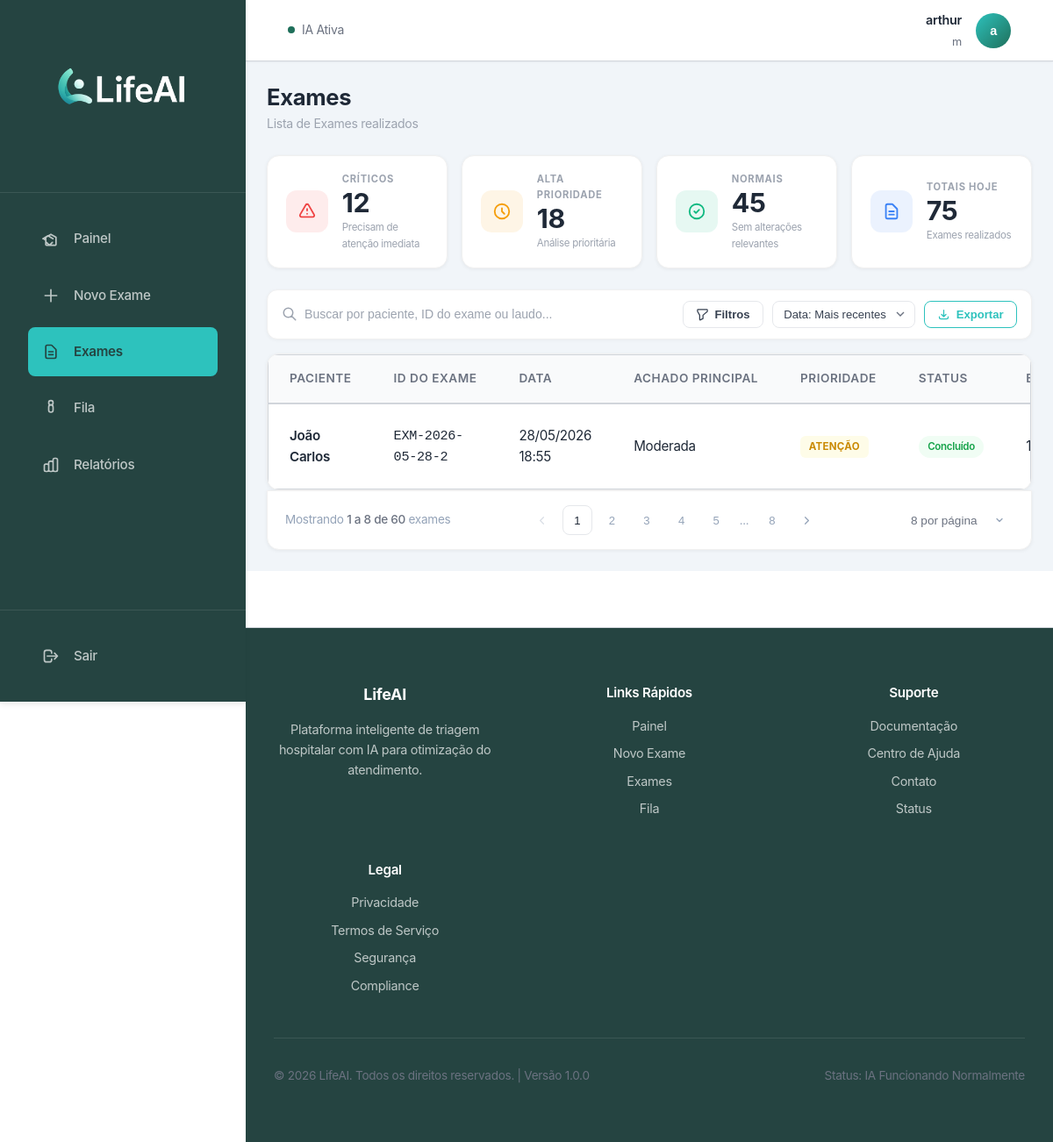
The app's page /exames (signed in) with its own data.
### database.py (models this page shows, shortened)
class Usuario(db.Model):
    __tablename__ = 'usuarios'
    id = db.Column(db.Integer, primary_key=True)
    email = db.Column(db.String(120), unique=True, nullable=False)
    nome = db.Column(db.String(120), nullable=False)
    cpf = db.Column(db.String(14), unique=True, nullable=False)
    crm = db.Column(db.String(20), nullable=False)
    hospital = db.Column(db.String(120), nullable=False)
    senha = db.Column(db.String(255), nullable=False)
    data_criacao = db.Column(db.DateTime, default=datetime.utcnow)
    exames = db.relationship('Exame', backref='usuario', lazy=True, cascade='all, delete-orphan')

class Exame(db.Model):
    __tablename__ = 'exames'
    id = db.Column(db.Integer, primary_key=True)
    usuario_id = db.Column(db.Integer, db.ForeignKey('usuarios.id'), nullable=False)
    nome_paciente = db.Column(db.String(120), nullable=False)
    cpf_paciente = db.Column(db.String(14), nullable=False)
    data_nascimento = db.Column(db.String(10), nullable=False)
    sexo = db.Column(db.String(1), nullable=False)
    hospital = db.Column(db.String(120), nullable=False)
    sintomas = db.Column(db.Text, nullable=True)
    observacoes = db.Column(db.Text, nullable=True)
    caminho_imagem = db.Column(db.String(255), nullable=False)
    nome_arquivo_original = db.Column(db.String(120), nullable=False)
    doenca_identificada = db.Column(db.String(120), nullable=True)
    probabilidade = db.Column(db.Float, nullable=True)
    gravidade = db.Column(db.String(20), nullable=True)
    confianca = db.Column(db.Float, nullable=True)
    recomendacao = db.Column(db.Text, nullable=True)
    resultado_json = db.Column(db.JSON, nullable=True)  # Armazena todos os resultados
    data_registro = db.Column(db.DateTime, default=datetime.utcnow)
    prioridade = db.Column(db.String(20), default='NORMAL')
    status = db.Column(db.String(20), default='PENDENTE')  # PENDENTE, ANALISADO, CONCLUÍDO

### app.py (the view)
    def decorator(*args, **kwargs):
        if 'usuario_id' not in session:
            return redirect(url_for('pagina_login'))
        return f(*args, **kwargs)

### app.py (called while the page is built)
def login_requerido(f):
    def decorator(*args, **kwargs):
        if 'usuario_id' not in session:
            return redirect(url_for('pagina_login'))
        return f(*args, **kwargs)
    decorator.__name__ = f.__name__
    return decorator

def obter_usuario_atual():
    if 'usuario_id' in session:
        return Usuario.query.get(session['usuario_id'])
    return None

@app.route('/exames')
@login_requerido
def lista_exames():
    usuario = obter_usuario_atual()
    exames = Exame.query.filter_by(usuario_id=usuario.id).order_by(Exame.data_registro.desc()).all()
    contexto = {
        'usuario': usuario.nome,
        'hospital': usuario.hospital,
        'exames': exames,
        'total_exames': len(exames),
    }
    return render_template('exames.html', **contexto)

### templates/exames.html (shortened to what this page needs)
<!DOCTYPE html>
<html lang="pt-BR">
<head>
    <link rel="stylesheet" href="{{ url_for('static', filename='css/estilo.css') }}">
    <link rel="stylesheet" href="{{ url_for('static', filename='css/estilo-paginas.css') }}">
    <link rel="stylesheet" href="{{ url_for('static', filename='css/estilo-utilitarios.css') }}">
    <link rel="stylesheet" href="{{ url_for('static', filename='css/estilo-dashboard.css') }}">
</head>
<body class="pagina-aplicacao">
    {% include 'partials/barra_lateral.html' %}
    <div class="area-conteudo">
        {% include 'partials/barra_superior.html' %}
        <main class="conteudo-principal">
            <div class="ex-titulo">
                <h1 class="ex-h1">Exames</h1>
                <p class="ex-sub">Lista de Exames realizados</p>
            </div>
            <div class="ex-stats">
                <div class="ex-stat-card ex-stat-red">
                    <div class="ex-stat-icon">
                        <svg fill="none" stroke="currentColor" viewBox="0 0 24 24">
                            <path stroke-linecap="round" stroke-linejoin="round" stroke-width="2"
                                d="M12 9v2m0 4h.01m-6.938 4h13.856c1.54 0 2.502-1.667 1.732-3L13.732 4c-.77-1.333-2.694-1.333-3.464 0L3.34 16c-.77 1.333.192 3 1.732 3z"/>
                        </svg>
                    </div>
                    <div class="ex-stat-body">
                        <span class="ex-stat-label">Críticos</span>
                        <span class="ex-stat-value">12</span>
                        <span class="ex-stat-desc">Precisam de atenção imediata</span>
                    </div>
                </div>
                <div class="ex-stat-card ex-stat-amber">
                    <div class="ex-stat-icon">
                        <svg fill="none" stroke="currentColor" viewBox="0 0 24 24">
                            <path stroke-linecap="round" stroke-linejoin="round" stroke-width="2"
                                d="M12 8v4l3 3m6-3a9 9 0 11-18 0 9 9 0 0118 0z"/>
                        </svg>
                    </div>
                    <div class="ex-stat-body">
                        <span class="ex-stat-label">Alta Prioridade</span>
                        <span class="ex-stat-value">18</span>
                        <span class="ex-stat-desc">Análise prioritária</span>
                    </div>
                </div>
                <div class="ex-stat-card ex-stat-green">
                    <div class="ex-stat-icon">
                        <svg fill="none" stroke="currentColor" viewBox="0 0 24 24">
                            <path stroke-linecap="round" stroke-linejoin="round" stroke-width="2"
                                d="M9 12l2 2 4-4m6 2a9 9 0 11-18 0 9 9 0 0118 0z"/>
                        </svg>
                    </div>
                    <div class="ex-stat-body">
                        <span class="ex-stat-label">Normais</span>
                        <span class="ex-stat-value">45</span>
                        <span class="ex-stat-desc">Sem alterações relevantes</span>
                    </div>
                </div>
                <div class="ex-stat-card ex-stat-blue">
                    <div class="ex-stat-icon">
                        <svg fill="none" stroke="currentColor" viewBox="0 0 24 24">
                            <path stroke-linecap="round" stroke-linejoin="round" stroke-width="2"
                                d="M9 12h6m-6 4h6m2 5H7a2 2 0 01-2-2V5a2 2 0 012-2h5.586a1 1 0 01.707.293l5.414 5.414a1 1 0 01.293.707V19a2 2 0 01-2 2z"/>
                        </svg>
                    </div>
                    <div class="ex-stat-body">
                        <span class="ex-stat-label">Totais Hoje</span>
                        <span class="ex-stat-value">75</span>
                        <span class="ex-stat-desc">Exames realizados</span>
                    </div>
                </div>
            </div>
            <div class="ex-toolbar">
                <div class="ex-search">
                    <svg viewBox="0 0 24 24" fill="none" stroke="currentColor">
                        <path stroke-linecap="round" stroke-linejoin="round" stroke-width="2"
                            d="M21 21l-6-6m2-5a7 7 0 11-14 0 7 7 0 0114 0z"/>
                    </svg>
                    <input type="text" id="buscarExame" placeholder="Buscar por paciente, ID do exame ou laudo...">
                </div>
                <div class="ex-toolbar-right">
                    <button class="ex-btn-filtro" id="btnFiltros">
                        <svg viewBox="0 0 24 24" fill="none" stroke="currentColor">
                            <path stroke-linecap="round" stroke-linejoin="round" stroke-width="2"
                                d="M3 4a1 1 0 011-1h16a1 1 0 011 1v2a1 1 0 01-.293.707L13 13.414V19a1 1 0 01-.553.894l-4 2A1 1 0 017 21v-7.586L3.293 6.707A1 1 0 013 6V4z"/>
                        </svg>
                        Filtros
                    </button>
                    <div class="ex-select-wrap">
                        <select id="filtroOrdem" class="ex-select">
                            <option>Data: Mais recentes</option>
                        </select>
                    </div>
                    <button class="ex-btn-export" id="btnExportar">
                        <svg viewBox="0 0 24 24" fill="none" stroke="currentColor">
                            <path stroke-linecap="round" stroke-linejoin="round" stroke-width="2"
                                d="M4 16v1a3 3 0 003 3h10a3 3 0 003-3v-1m-4-4l-4 4m0 0l-4-4m4 4V4"/>
                        </svg>
                        Exportar
                    </button>
                </div>
            </div>
            <div class="ex-table-wrap">
                <table class="ex-table">
                    <thead>
                        <tr>
                            <th>Paciente</th>
                            <th>ID do Exame</th>
                            <th>Data</th>
                            <th>Achado Principal</th>
                            <th>Prioridade</th>
                            <th>Status</th>
                            <th>Enviado em</th>
                        </tr>
                    </thead>
                    <tbody id="corpoTabela">
                        {% if exames %}
                            {% for exame in exames %}
                            <tr class="ex-row">
                                <td class="ex-td-paciente">{{ exame.nome_paciente }}</td>
                                <td class="ex-td-id">EXM-{{ exame.data_registro.strftime('%Y-%m-%d') }}-{{ exame.id }}</td>
                                <td>{{ exame.data_registro.strftime('%d/%m/%Y %H:%M') }}</td>
                                <td>{{ exame.gravidade or '—' }}</td>
                                <td>
                                    <span class="ex-badge
                                        {% if exame.prioridade == 'CRÍTICO' %}ex-badge-critica
                                        {% elif exame.prioridade == 'URGENTE' %}ex-badge-alta
                                        {% elif exame.prioridade == 'ATENÇÃO' %}ex-badge-media
                                        {% else %}ex-badge-baixa{% endif %}">
                                        {{ exame.prioridade or 'NORMAL' }}
                                    </span>
                                </td>
                                <td><span class="ex-status ex-status-concluido">Concluído</span></td>
                                <td>{{ exame.data_registro.strftime('%H:%M') }}</td>
                            </tr>
                            {% endfor %}
                        {% endif %}
                    </tbody>
                </table>
            </div>
                <div class="ex-paginacao" style="margin-top: 0; border-radius: 0 0 14px 14px; border: 1px solid #f0f0f0; border-top: 1px solid #f0f0f0; box-shadow: 0 1px 4px rgba(0,0,0,.06);">
                    <span class="ex-pag-info" style="font-size: 0.85rem;">Mostrando <strong style="color:#6b7280; font-weight:500;">1 a 8 de 60</strong> exames</span>
                    <div class="ex-pag-controles">
                        <button class="ex-pag-btn" disabled><svg viewBox="0 0 24 24"><polyline points="15 18 9 12 15 6" stroke-linecap="round" stroke-linejoin="round" stroke-width="2"/></svg></button>
                        <button class="ex-pag-btn ex-pag-btn-ativo" style="background:#fff; color:#1f2937; border-color:#e5e7eb;">1</button>
                        <button class="ex-pag-btn">2</button>
                        <button class="ex-pag-btn">3</button>
                        <button class="ex-pag-btn">4</button>
                        <button class="ex-pag-btn">5</button>
                        <span class="ex-pag-ellipsis">...</span>
                        <button class="ex-pag-btn">8</button>
                        <button class="ex-pag-btn"><svg viewBox="0 0 24 24"><polyline points="9 18 15 12 9 6" stroke-linecap="round" stroke-linejoin="round" stroke-width="2"/></svg></button>
                    </div>
                    <div class="ex-pag-porpagina">
                        <select class="ex-pag-select" style="padding: 0.4rem 2rem 0.4rem 0.8rem; font-size: 0.85rem; color: #6b7280; font-weight: 500; background-color: #fff;">
                            <option value="8" selected>8 por página</option>
                        </select>
                    </div>
                </div>
        </main>
        {% include 'partials/rodape.html' %}
    </div>
</body>
</html>

### templates/partials/barra_superior.html (shortened to what this page needs)
<header class="barra-superior">
    <div class="container-barra-superior">
        <div class="secao-esquerda-barra">
            <div class="indicador-status">
                <div class="ponto-status ativo"></div>
                <span class="texto-status">IA Ativa</span>
            </div>
        </div>
        <div class="secao-direita-barra">
            <div class="info-usuario">
                <div class="detalhes-usuario">
                    <div class="nome-usuario">{{ usuario }}</div>
                    <div class="hospital-usuario">{{ hospital }}</div>
                </div>
                <button class="avatar-usuario" id="btnPerfil" aria-label="Menu do perfil">
                    <div class="iniciais-avatar">
                        {% if usuario %}
                            {{ usuario.split()[0][0] }}{{ usuario.split()[-1][0] if usuario.split()|length > 1 else '' }}
                        {% endif %}
                    </div>
                </button>
            </div>
        </div>
    </div>
</header>

### static/css/estilo-paginas.css (style rules this page uses)
.ex-paginacao { display: flex; align-items: center; justify-content: space-between; flex-wrap: wrap; gap: .75rem; padding: 1rem 1.25rem; margin-top: .5rem; background: var(--surface, #ffffff); border-radius: 0 0 12px 12px; border-top: 1px solid rgba(255,255,255,.06); }
.ex-pag-info { font-size: 1.2rem; color: var(--text-secondary, #94a3b8); white-space: nowrap; }
.ex-pag-info strong { color: var(--text-primary, #a09f9f); }
.ex-pag-controles { display: flex; align-items: center; gap: .35rem; }
.ex-pag-btn { display: inline-flex; align-items: center; justify-content: center; min-width: 34px; height: 34px; padding: 0 .55rem; border-radius: 8px; border: 1px solid rgba(255,255,255,.1); background: transparent; color: var(--text-secondary, #94a3b8); font-size: .82rem; font-weight: 500; cursor: pointer; transition: background .18s, color .18s, border-color .18s; line-height: 1; }
.ex-pag-btn.ex-pag-btn-ativo { background: var(--primary, #1f6f5a); color: #fff; border-color: var(--primary, #1f6f5a); cursor: default; }
.ex-pag-btn:disabled { opacity: .35; cursor: not-allowed; }
.ex-pag-btn svg { width: 15px; height: 15px; stroke: currentColor; fill: none; }
.ex-pag-ellipsis { color: var(--text-secondary, #94a3b8); font-size: .82rem; padding: 0 .25rem; user-select: none; }
.ex-pag-porpagina { display: flex; align-items: center; gap: .5rem; }
.ex-pag-select { appearance: none; -webkit-appearance: none; background: var(--surface, #1e2235); border: 1px solid rgba(255,255,255,.12); border-radius: 8px; color: var(--text-primary, #e2e8f0); font-size: .82rem; padding: .3rem 1.8rem .3rem .7rem; cursor: pointer; background-repeat: no-repeat; background-position: right .55rem center; transition: border-color .18s; }

### static/css/estilo-utilitarios.css (style rules this page uses)
.tabela-responsiva table { width: 100%; border-collapse: collapse; }
.tabela-responsiva thead { background-color: var(--cor-cinza-suave); }
.tabela-responsiva thead th { padding: var(--espaco-md) var(--espaco-lg); text-align: left; font-weight: 600; font-size: 0.85rem; color: var(--cor-texto-secundario); text-transform: uppercase; letter-spacing: 0.5px; border-bottom: 2px solid var(--cor-borda); }
.tabela-responsiva tbody td { padding: var(--espaco-lg); border-bottom: 1px solid var(--cor-borda); font-size: 0.95rem; color: var(--cor-texto-principal); }
.tabela-responsiva tbody tr:last-child td { border-bottom: none; }

### records on screen
Usuario: nome "arthur", nome "a"
Exame: nome_paciente "João Carlos", data_registro "2026-05-28", id "2", data_registro "28/05/2026 18:55", gravidade "Moderada", prioridade "ATENÇÃO"

### other values on screen
{{ hospital }} "m"
